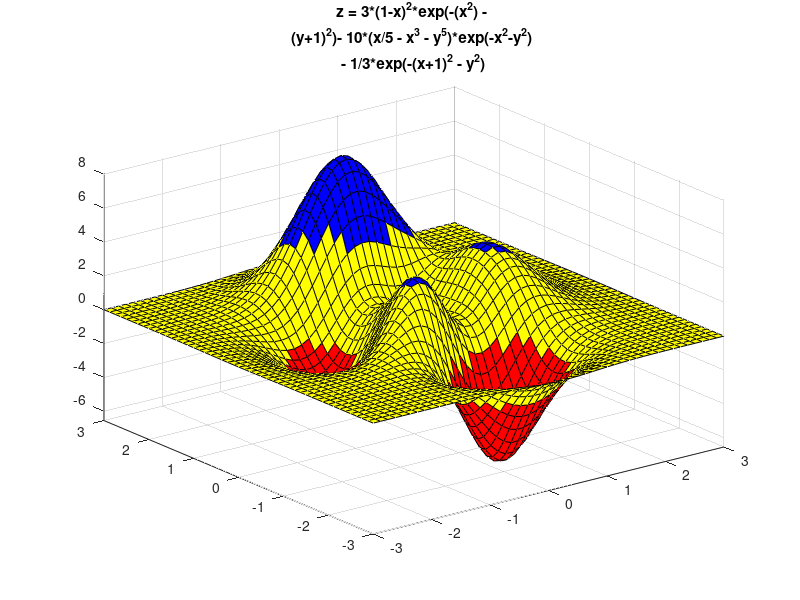

MATLAB code for this plot: (Note: this script raises an error after producing the figure.)
clear all;
close all;
clc;

peaks
mycolors = [1 0 0; 1 1 0; 0 0 1];
colormap(mycolors);
title({['z = 3*(1-x)^2*exp(-(x^2) - '],...
    ['(y+1)^2)- 10*(x/5 - x^3 - y^5)*exp(-x^2-y^2) '], ...
    ['- 1/3*exp(-(x+1)^2 - y^2)']})
problem.solver = 'ga';
problem.fitnessfcn = @(x)peaks(x(1),x(2));
problem.nvars =2 ;
problem.lb = [-3 -3];
problem.ub = [3 3];

% mimimum point
hold on
h1 = plot3(0.2283,-1.6255,-6.5511);
h1.Color='k'
h1.Marker = 'hexagram';
h1.MarkerFaceColor = "g";
h1.MarkerSize = 15;
legend(h1,' global Minimum','Location','best');

hold off
f = gcf;
fig.PaperPositionMode = 'auto';
print('peaks_fuction_minimum','-dpng','-r0')

problem.options = gaoptimset('Display','Iter',...
    'popInitRange',[-3 -3; 3 3]);
%problem.options = gaoptimset("OutputFcn",@peaksPlotIterates,...
%    'Display',' iter',...
%    'popInitRange',[-3 -3; 3 3]);

[x,f,exitflag,Output] = ga(problem)